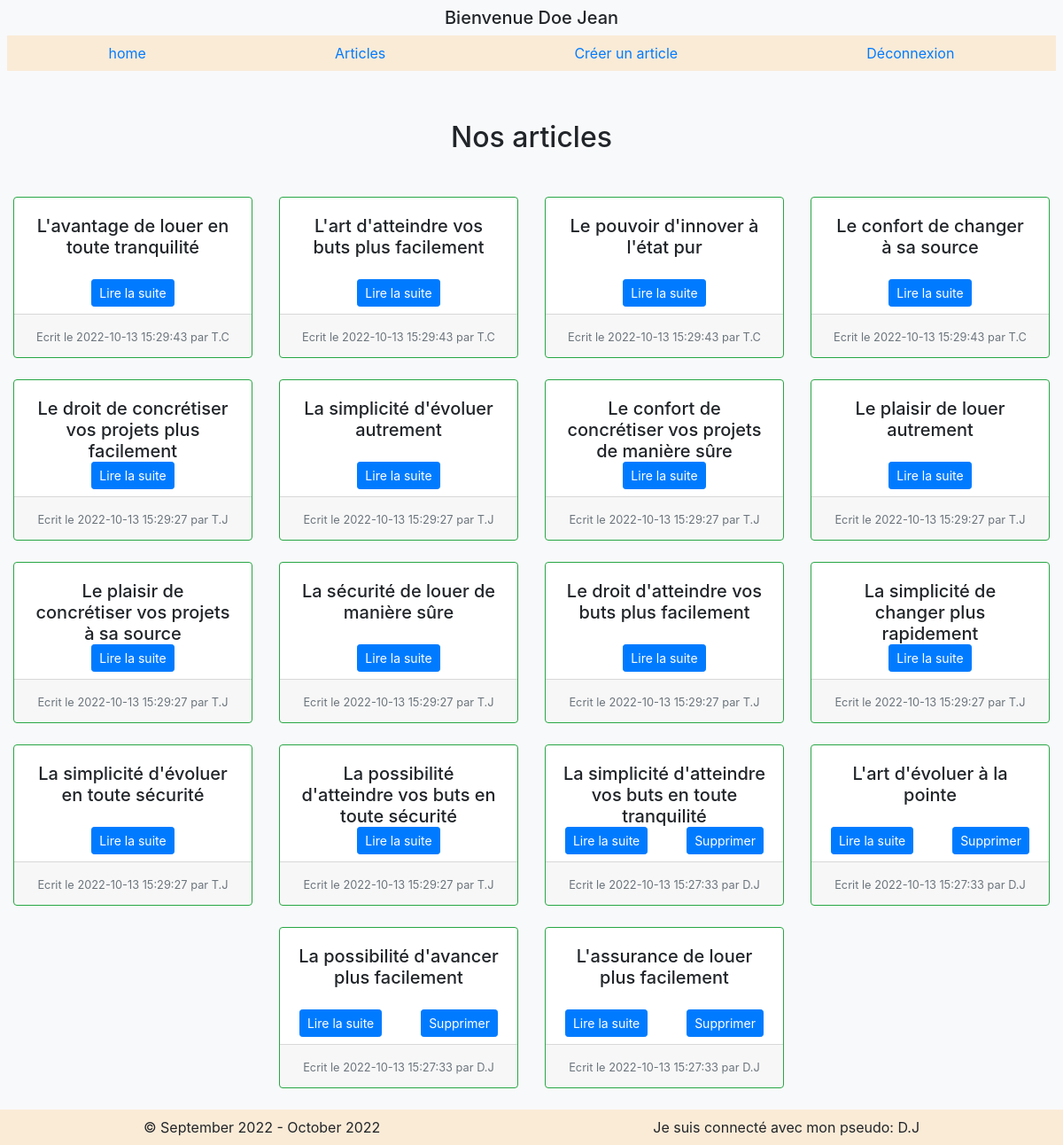
/front/src/controllers/articles/listArticles.php (signed in), run on the app's committed database.
### tables this page shows
CREATE TABLE `articles` (
  `id` int NOT NULL AUTO_INCREMENT,
  `author` varchar(255) DEFAULT NULL,
  `title` varchar(255) NOT NULL,
  `introduction` text NOT NULL,
  `content` text NOT NULL,
  `created_at` datetime NOT NULL,
  PRIMARY KEY (`id`)
);

### front/src/controllers/articles/listArticles.php (called while the page is built, shortened)
<?php
$pdo = Database::connect();
$pdo->setAttribute(PDO::ATTR_ERRMODE, PDO::ERRMODE_EXCEPTION);
$resultats = $pdo->query('SELECT * FROM articles ORDER BY created_at DESC');
$articles = $resultats->fetchAll();
require ('../../pages/articles/listArticles.html.php');
require('../../layout/layout.html.php');

### front/src/pages/articles/listArticles.html.php (the view)
<h2 class="text-center mb-5">Nos articles</h2>
<div class="card-group text-center justify-content-center">
    <?php foreach ($articles as $article) : ?>
        <div class="col-md-3 mb-4">
            <div class="card h-100 border-success">
                <div class="card-body">
                    <h5 class="card-title" style="height:5vh"><?= $article['title'] ?></h5>
                </div>
                <div class="card-text mb-2">
                    <div class="d-flex justify-content-around">
                        <a href="../../../../front/src/controllers/articles/article.php?id=<?= $article['id'] ?>" class="btn btn-sm btn-primary">Lire la suite</a>
                        <?php if ($article['author'] === $_SESSION["pseudo"]) : ?>
                            <a href="../../../../front/src/controllers/articles/delete-article.php?id=<?= $article['id'] ?>" class="btn btn-sm btn-primary" onclick="return window.confirm(`Êtes vous sur de vouloir supprimer cet article et les commentaires associés ?!`)">Supprimer</a>
                        <?php endif; ?>
                  </div>
                </div>
                <div class="card-footer">
                    <small class="text-muted">Ecrit le <?= $article['created_at'] ?>
                        <?php if (!empty($article['author'])) : ?>
                            <span class="help-inline"><?php echo " par " . $article['author']; ?></span>
                        <?php endif; ?></small>
                </div>
            </div>
        </div>
    <?php endforeach ?>
</div>

### data on the page
articles: title "L'avantage de louer en toute tranquilité", created_at "2022-10-13 15:29:43", author "T.C"
articles: title "L'art d'atteindre vos buts plus facilement", created_at "2022-10-13 15:29:43", author "T.C"
articles: title "Le pouvoir d'innover à l'état pur", created_at "2022-10-13 15:29:43", author "T.C"
articles: title "Le confort de changer à sa source", created_at "2022-10-13 15:29:43", author "T.C"
articles: title "Le droit de concrétiser vos projets plus facilement", created_at "2022-10-13 15:29:27", author "T.J"
articles: title "La simplicité d'évoluer autrement", created_at "2022-10-13 15:29:27", author "T.J"
articles: title "Le confort de concrétiser vos projets de manière sûre", created_at "2022-10-13 15:29:27", author "T.J"
articles: title "Le plaisir de louer autrement", created_at "2022-10-13 15:29:27", author "T.J"
articles: title "Le plaisir de concrétiser vos projets à sa source", created_at "2022-10-13 15:29:27", author "T.J"
articles: title "La sécurité de louer de manière sûre", created_at "2022-10-13 15:29:27", author "T.J"
articles: title "Le droit d'atteindre vos buts plus facilement", created_at "2022-10-13 15:29:27", author "T.J"
articles: title "La simplicité de changer plus rapidement", created_at "2022-10-13 15:29:27", author "T.J"
articles: title "La simplicité d'évoluer en toute sécurité", created_at "2022-10-13 15:29:27", author "T.J"
articles: title "La possibilité d'atteindre vos buts en toute sécurité", created_at "2022-10-13 15:29:27", author "T.J"
articles: title "La simplicité d'atteindre vos buts en toute tranquilité", created_at "2022-10-13 15:27:33", author "D.J"
articles: title "L'art d'évoluer à la pointe", created_at "2022-10-13 15:27:33", author "D.J"
articles: title "La possibilité d'avancer plus facilement", created_at "2022-10-13 15:27:33", author "D.J"
articles: title "L'assurance de louer plus facilement", created_at "2022-10-13 15:27:33", author "D.J"

### other printed values
$_SESSION["username"] "Doe Jean"
$_SESSION["pseudo"] "D.J"
